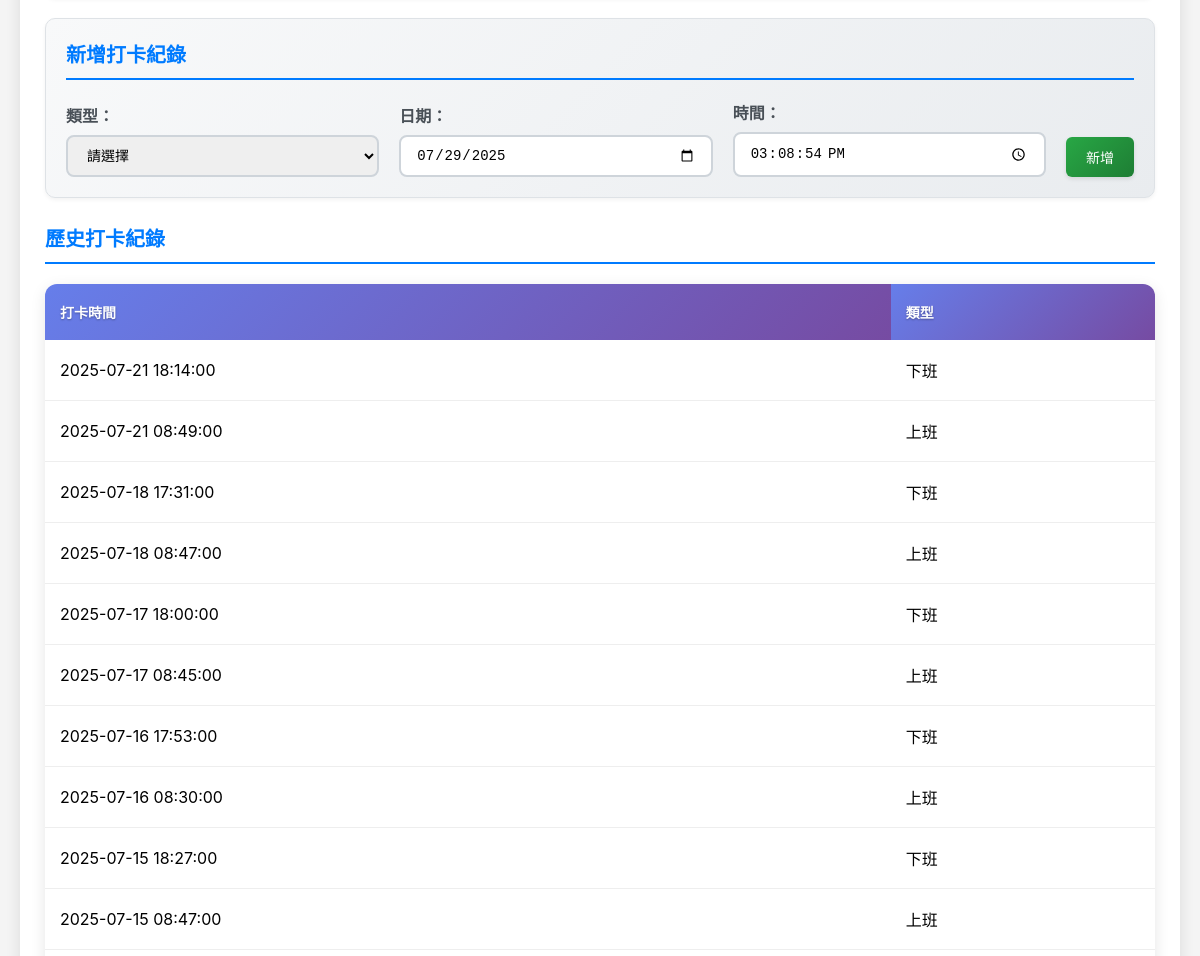
Before: /employees/7/punches/ (middle part) with the older database file.
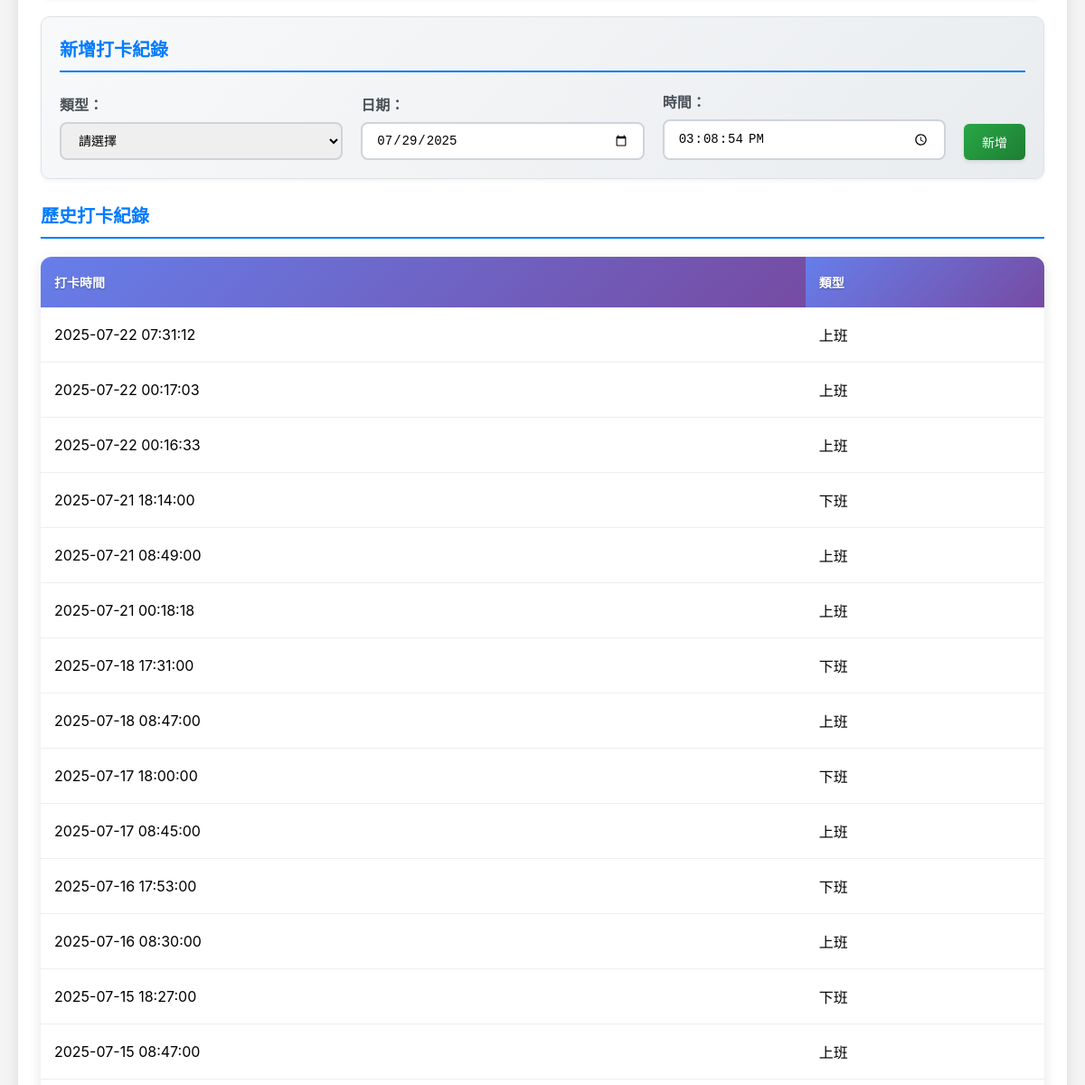
After: the same page with the newer database file.
### employee/models.py (models this page shows, shortened)
class Punch(models.Model):
    PUNCH_TYPES = [
        ('IN', '上班'),
        ('OUT', '下班'),
    ]
    employee = models.ForeignKey(Employee, on_delete=models.CASCADE)
    punch_time = models.DateTimeField()
    punch_type = models.CharField(max_length=3, choices=PUNCH_TYPES)
    class Meta:
        verbose_name = '打卡記錄'
        verbose_name_plural = '打卡記錄'

### employee/views.py (the view)
# urls.py: path('employees/<int:employee_id>/punches/', views.employee_punches_view, name='employee_punches'),
def employee_punches_view(request, employee_id):
    employee = get_object_or_404(Employee, pk=employee_id)
    punches = Punch.objects.filter(employee=employee).order_by('-punch_time')
    leaves = Leave.objects.filter(employee=employee).order_by('-applied_date')
    employees = Employee.objects.all().order_by('name') # 獲取所有員工
    return render(request, 'employee/employee_punches.html', {'employee': employee, 'punches': punches, 'leaves': leaves, 'employees': employees})

### employee/context_processors.py (called while the page is built)
def employee_context(request):
    employee_id = request.session.get('employee_id')
    employee = None
    if employee_id:
        try:
            employee = Employee.objects.get(pk=employee_id)
        except Employee.DoesNotExist:
            pass
    return {'current_employee': employee}

### employee/templates/employee/employee_punches.html (shortened to what this page needs)
{% extends "employee/base.html" %}
{% load custom_filters %}
{% block content %}
<div class="container">
    <div class="page-layout">
        <div class="content-area">
            <div class="filter-section" style="margin-top: 20px;">
                <h3>新增打卡紀錄</h3>
                <form id="addPunchRecordForm" class="filter-form">
                    <div class="filter-row">
                        <div class="form-group">
                            <label for="punchTypeSelect">類型：</label>
                            <select id="punchTypeSelect" name="punch_type" class="form-control" required>
                                <option value="">請選擇</option>
                            </select>
                        </div>
                        <div class="form-group">
                            <label for="punchDate">日期：</label>
                            <input type="date" id="punchDate" name="punch_date" class="form-control" required>
                        </div>
                        <div class="form-group">
                            <label for="punchTime">時間：</label>
                            <input type="time" id="punchTime" name="punch_time" class="form-control" step="1" required>
                        </div>
                        <div class="form-group filter-actions">
                            <button type="submit" class="btn btn-success">新增</button>
                        </div>
                    </div>
                </form>
            </div>
            <div class="salary-list">
                <h3>歷史打卡紀錄</h3>
                {% if punches %}
                    <table class="table">
                        <thead>
                            <tr>
                                <th>打卡時間</th>
                                <th>類型</th>
                            </tr>
                        </thead>
                        <tbody>
                            {% for punch in punches %}
                            <tr>
                                <td>{{ punch.punch_time|date:"Y-m-d H:i:s" }}</td>
                                <td>{{ punch.get_punch_type_display }}</td>
                            </tr>
                            {% endfor %}
                        </tbody>
                    </table>
                {% endif %}
            </div>
            </div>
        </div>
    </div>
{% endblock %}

### employee/templates/employee/base.html (shortened to what this page needs)
<!DOCTYPE html>
<html lang="zh-Hant">
<head>
    <link rel="stylesheet" href="https://cdnjs.cloudflare.com/ajax/libs/font-awesome/6.0.0/css/all.min.css">
</head>
<body>
    {% block content %}
    {% endblock %}
</body>
</html>

### employee/templates/employee/base.html (style rules this page uses)
body { font-family: Arial, sans-serif; margin: 0; padding: 0; background-color: #f4f4f4; }
.container { padding: 20px; }

### employee/templates/employee/employee_punches.html (style rules this page uses)
.container { max-width: 1400px; margin: 0 auto; padding: 20px; font-family: -apple-system, BlinkMacSystemFont, 'Segoe UI', Roboto, sans-serif; }
.page-layout { display: flex; background-color: #fff; border-radius: 10px; box-shadow: 0 4px 15px rgba(0, 0, 0, 0.1); overflow: hidden; margin-top: 20px; }
.content-area { flex: 1; padding: 25px; overflow: hidden; }
.filter-section { background: linear-gradient(135deg, #f8f9fa 0%, #e9ecef 100%); padding: 20px; border-radius: 10px; margin: 20px 0; border: 1px solid #dee2e6; box-shadow: 0 2px 4px rgba(0,0,0,0.05); }
.filter-row { display: flex; flex-wrap: wrap; gap: 20px; align-items: end; }
.form-group { flex: 1; min-width: 180px; margin-bottom: 0; }
.form-group.filter-actions { flex: 0 0 auto; min-width: auto; display: flex; gap: 10px; }
.form-group label { display: block; margin-bottom: 8px; font-weight: 600; color: #495057; }
.form-control { width: 100%; padding: 10px 15px; border: 2px solid #ced4da; border-radius: 8px; font-size: 14px; box-sizing: border-box; transition: all 0.3s ease; }
.salary-list { position: relative; margin-top: 25px; }
.table { width: 100%; border-collapse: collapse; background: white; border-radius: 12px; overflow: hidden; box-shadow: 0 4px 15px rgba(0,0,0,0.1); }
.table th { background: linear-gradient(135deg, #667eea 0%, #764ba2 100%); color: white; padding: 18px 15px; text-align: left; font-weight: 600; font-size: 14px; text-shadow: 0 1px 2px rgba(0,0,0,0.3); }
.table td { padding: 18px 15px; border-bottom: 1px solid #eee; vertical-align: middle; }
.btn { padding: 10px 20px; border: none; border-radius: 6px; cursor: pointer; text-decoration: none; display: inline-block; text-align: center; font-size: 14px; font-weight: 500; transition: all 0.3s ease; box-shadow: 0 2px 4px rgba(0,0,0,0.1); }
.btn-success { background: linear-gradient(135deg, #28a745 0%, #1e7e34 100%); color: white; }
@media (max-width: 1200px) { .page-layout { flex-direction: column; } }
.filter-section h3 { margin-top: 0; margin-bottom: 20px; color: #007bff; font-size: 20px; border-bottom: 2px solid #007bff; padding-bottom: 10px; }
.salary-list h3 { margin-top: 0; margin-bottom: 20px; color: #007bff; font-size: 20px; border-bottom: 2px solid #007bff; padding-bottom: 10px; }

Changed rows visible on the page:
added Punch: punch_time "2025-07-22 07:31:12", punch_type "上班"
added Punch: punch_time "2025-07-22 00:17:03", punch_type "上班"
added Punch: punch_time "2025-07-22 00:16:33", punch_type "上班"
added Punch: punch_time "2025-07-21 00:18:18", punch_type "上班"
